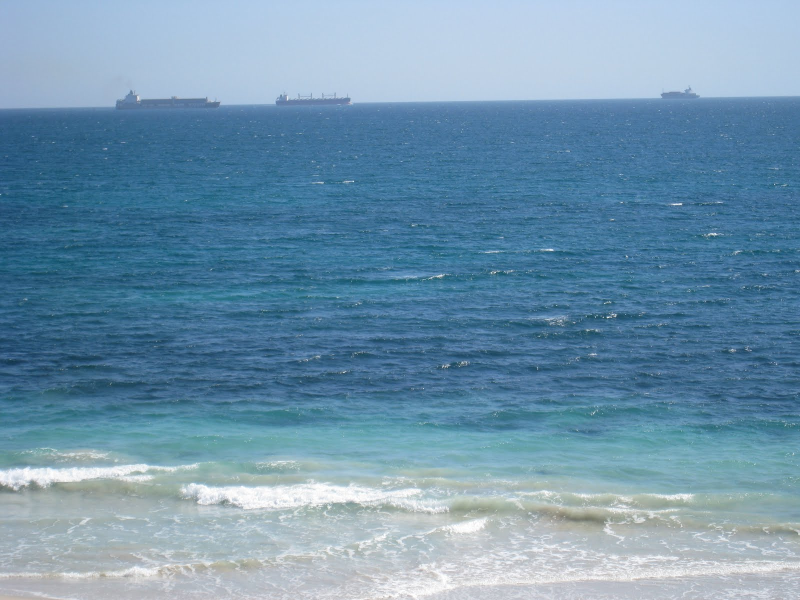
#> input picture data/three_ships_horizon.JPG, 1600 x 1200 px (shown at 1/2 size)
$ python -i crop.py   (imports and definitions only)
#> lines starting #> are read from the running program, lines starting #| are printed output that depends on the picture; after the words box and inside, x2 and y2 are one past the last pixel; in counts of white or black regions, pixels touching at a corner belong together
#> further down, picture is the input picture: shape (1200, 1600, 3); mean B, G, R 173, 148.5, 112.5
import cv2
import sys
import os
from src.logger import logging
from src.exception import CustomException
from src.config.configuration import general_settings as gs
from src.config.configuration import crop_settings as cs


class CropImage:
    def __init__(self, img):
        self.img = img
        logging.info('Initialize crop image module ...')

    def crop_blank_pixels(self):
        try:

            gray = cv2.cvtColor(self.img, cv2.COLOR_BGR2GRAY)
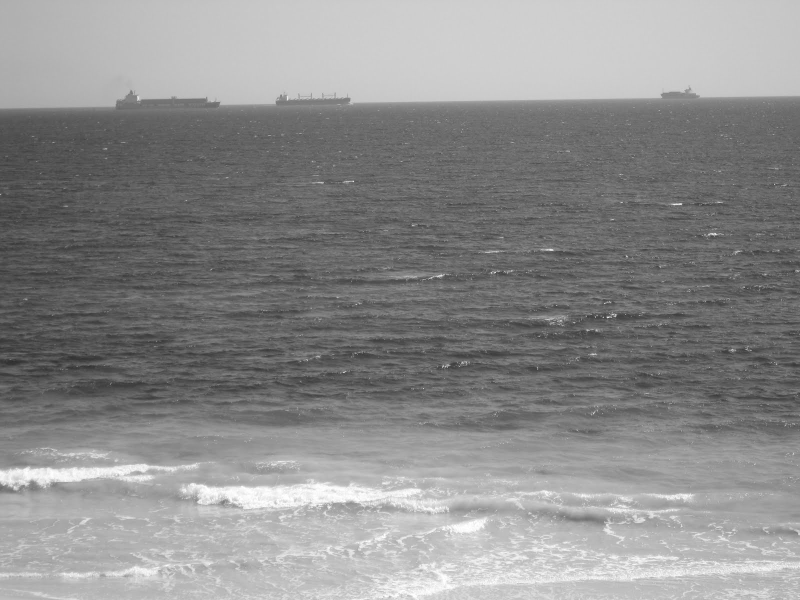
#> gray: shape (1200, 1600) (shown at 1/2 size); min 41, max 255, mean 140.5
            _, thresh = cv2.threshold(gray, 1, 255, cv2.THRESH_BINARY)
#> thresh: shape (1200, 1600); every value is 255
            coords = cv2.findNonZero(thresh)
#> coords = contour of 1920000 points, box (x1, y1, x2, y2) (0, 0, 1600, 1200), area 0

            if coords is not None:
                x, y, w, h = cv2.boundingRect(coords)
#> x = 0; y = 0; w = 1600; h = 1200
                cropped_image = self.img[y:y+h, x:x+w]
                img_output_path = os.path.join(gs.output_path, cs.file_name)
                cv2.imwrite(img_output_path, cropped_image)
                logging.info(f"Cropped image saved to {img_output_path}")

            return cropped_image

        except Exception as e:
            raise CustomException(e,sys)

>>> import cv2
>>> picture = cv2.imread('../../../data/three_ships_horizon.JPG')
>>> result = CropImage(picture).crop_blank_pixels()
